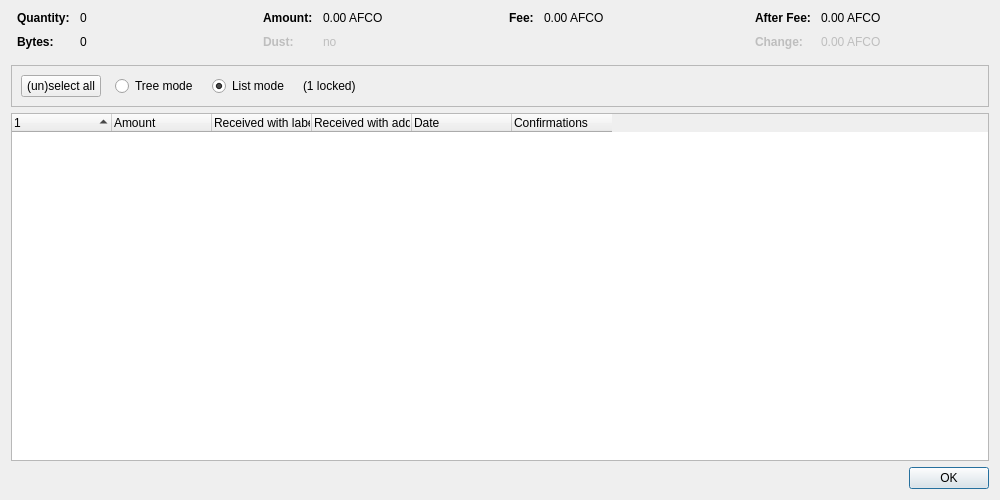
<?xml version="1.0" encoding="UTF-8"?>
<ui version="4.0">
 <class>CoinControlDialog</class>
 <widget class="QDialog" name="CoinControlDialog">
  <property name="geometry">
   <rect>
    <x>0</x>
    <y>0</y>
    <width>1000</width>
    <height>500</height>
   </rect>
  </property>
  <property name="windowTitle">
   <string>Coin Selection</string>
  </property>
  <layout class="QVBoxLayout" name="verticalLayout">
   <item>
    <layout class="QHBoxLayout" name="horizontalLayoutTop" stretch="0,0,0,0">
     <property name="topMargin">
      <number>0</number>
     </property>
     <property name="bottomMargin">
      <number>10</number>
     </property>
     <item>
      <layout class="QFormLayout" name="formLayoutCoinControl1">
       <property name="horizontalSpacing">
        <number>10</number>
       </property>
       <property name="verticalSpacing">
        <number>10</number>
       </property>
       <property name="leftMargin">
        <number>6</number>
       </property>
       <property name="rightMargin">
        <number>6</number>
       </property>
       <item row="0" column="0">
        <widget class="QLabel" name="labelCoinControlQuantityText">
         <property name="font">
          <font>
           <weight>75</weight>
           <bold>true</bold>
          </font>
         </property>
         <property name="text">
          <string>Quantity:</string>
         </property>
        </widget>
       </item>
       <item row="0" column="1">
        <widget class="QLabel" name="labelCoinControlQuantity">
         <property name="cursor">
          <cursorShape>IBeamCursor</cursorShape>
         </property>
         <property name="contextMenuPolicy">
          <enum>Qt::ActionsContextMenu</enum>
         </property>
         <property name="text">
          <string notr="true">0</string>
         </property>
         <property name="textInteractionFlags">
          <set>Qt::LinksAccessibleByMouse|Qt::TextSelectableByKeyboard|Qt::TextSelectableByMouse</set>
         </property>
        </widget>
       </item>
       <item row="1" column="0">
        <widget class="QLabel" name="labelCoinControlBytesText">
         <property name="font">
          <font>
           <weight>75</weight>
           <bold>true</bold>
          </font>
         </property>
         <property name="text">
          <string>Bytes:</string>
         </property>
        </widget>
       </item>
       <item row="1" column="1">
        <widget class="QLabel" name="labelCoinControlBytes">
         <property name="cursor">
          <cursorShape>IBeamCursor</cursorShape>
         </property>
         <property name="contextMenuPolicy">
          <enum>Qt::ActionsContextMenu</enum>
         </property>
         <property name="text">
          <string notr="true">0</string>
         </property>
         <property name="textInteractionFlags">
          <set>Qt::LinksAccessibleByMouse|Qt::TextSelectableByKeyboard|Qt::TextSelectableByMouse</set>
         </property>
        </widget>
       </item>
      </layout>
     </item>
     <item>
      <layout class="QFormLayout" name="formLayoutCoinControl2">
       <property name="horizontalSpacing">
        <number>10</number>
       </property>
       <property name="verticalSpacing">
        <number>10</number>
       </property>
       <property name="leftMargin">
        <number>6</number>
       </property>
       <property name="rightMargin">
        <number>6</number>
       </property>
       <item row="0" column="0">
        <widget class="QLabel" name="labelCoinControlAmountText">
         <property name="font">
          <font>
           <weight>75</weight>
           <bold>true</bold>
          </font>
         </property>
         <property name="text">
          <string>Amount:</string>
         </property>
        </widget>
       </item>
       <item row="0" column="1">
        <widget class="QLabel" name="labelCoinControlAmount">
         <property name="cursor">
          <cursorShape>IBeamCursor</cursorShape>
         </property>
         <property name="contextMenuPolicy">
          <enum>Qt::ActionsContextMenu</enum>
         </property>
         <property name="text">
          <string notr="true">0.00 AFCO</string>
         </property>
         <property name="textInteractionFlags">
          <set>Qt::LinksAccessibleByMouse|Qt::TextSelectableByKeyboard|Qt::TextSelectableByMouse</set>
         </property>
        </widget>
       </item>
       <item row="1" column="0">
        <widget class="QLabel" name="labelCoinControlLowOutputText">
         <property name="enabled">
          <bool>false</bool>
         </property>
         <property name="font">
          <font>
           <weight>75</weight>
           <bold>true</bold>
          </font>
         </property>
         <property name="text">
          <string>Dust:</string>
         </property>
        </widget>
       </item>
       <item row="1" column="1">
        <widget class="QLabel" name="labelCoinControlLowOutput">
         <property name="enabled">
          <bool>false</bool>
         </property>
         <property name="cursor">
          <cursorShape>IBeamCursor</cursorShape>
         </property>
         <property name="contextMenuPolicy">
          <enum>Qt::ActionsContextMenu</enum>
         </property>
         <property name="text">
          <string notr="true">no</string>
         </property>
         <property name="textInteractionFlags">
          <set>Qt::LinksAccessibleByMouse|Qt::TextSelectableByKeyboard|Qt::TextSelectableByMouse</set>
         </property>
        </widget>
       </item>
      </layout>
     </item>
     <item>
      <layout class="QFormLayout" name="formLayoutCoinControl3">
       <property name="horizontalSpacing">
        <number>10</number>
       </property>
       <property name="verticalSpacing">
        <number>10</number>
       </property>
       <property name="leftMargin">
        <number>6</number>
       </property>
       <property name="rightMargin">
        <number>6</number>
       </property>
       <item row="0" column="0">
        <widget class="QLabel" name="labelCoinControlFeeText">
         <property name="font">
          <font>
           <weight>75</weight>
           <bold>true</bold>
          </font>
         </property>
         <property name="text">
          <string>Fee:</string>
         </property>
        </widget>
       </item>
       <item row="0" column="1">
        <widget class="QLabel" name="labelCoinControlFee">
         <property name="cursor">
          <cursorShape>IBeamCursor</cursorShape>
         </property>
         <property name="contextMenuPolicy">
          <enum>Qt::ActionsContextMenu</enum>
         </property>
         <property name="text">
          <string notr="true">0.00 AFCO</string>
         </property>
         <property name="textInteractionFlags">
          <set>Qt::LinksAccessibleByMouse|Qt::TextSelectableByKeyboard|Qt::TextSelectableByMouse</set>
         </property>
        </widget>
       </item>
      </layout>
     </item>
     <item>
      <layout class="QFormLayout" name="formLayoutCoinControl4">
       <property name="horizontalSpacing">
        <number>10</number>
       </property>
       <property name="verticalSpacing">
        <number>10</number>
       </property>
       <property name="leftMargin">
        <number>6</number>
       </property>
       <property name="rightMargin">
        <number>6</number>
       </property>
       <item row="0" column="0">
        <widget class="QLabel" name="labelCoinControlAfterFeeText">
         <property name="font">
          <font>
           <weight>75</weight>
           <bold>true</bold>
          </font>
         </property>
         <property name="text">
          <string>After Fee:</string>
         </property>
        </widget>
       </item>
       <item row="0" column="1">
        <widget class="QLabel" name="labelCoinControlAfterFee">
         <property name="cursor">
          <cursorShape>IBeamCursor</cursorShape>
         </property>
         <property name="contextMenuPolicy">
          <enum>Qt::ActionsContextMenu</enum>
         </property>
         <property name="text">
          <string notr="true">0.00 AFCO</string>
         </property>
         <property name="textInteractionFlags">
          <set>Qt::LinksAccessibleByMouse|Qt::TextSelectableByKeyboard|Qt::TextSelectableByMouse</set>
         </property>
        </widget>
       </item>
       <item row="1" column="0">
        <widget class="QLabel" name="labelCoinControlChangeText">
         <property name="enabled">
          <bool>false</bool>
         </property>
         <property name="font">
          <font>
           <weight>75</weight>
           <bold>true</bold>
          </font>
         </property>
         <property name="text">
          <string>Change:</string>
         </property>
        </widget>
       </item>
       <item row="1" column="1">
        <widget class="QLabel" name="labelCoinControlChange">
         <property name="enabled">
          <bool>false</bool>
         </property>
         <property name="cursor">
          <cursorShape>IBeamCursor</cursorShape>
         </property>
         <property name="contextMenuPolicy">
          <enum>Qt::ActionsContextMenu</enum>
         </property>
         <property name="text">
          <string notr="true">0.00 AFCO</string>
         </property>
         <property name="textInteractionFlags">
          <set>Qt::LinksAccessibleByMouse|Qt::TextSelectableByKeyboard|Qt::TextSelectableByMouse</set>
         </property>
        </widget>
       </item>
      </layout>
     </item>
    </layout>
   </item>
   <item>
    <widget class="QFrame" name="frame">
     <property name="minimumSize">
      <size>
       <width>0</width>
       <height>40</height>
      </size>
     </property>
     <property name="frameShape">
      <enum>QFrame::StyledPanel</enum>
     </property>
     <property name="frameShadow">
      <enum>QFrame::Sunken</enum>
     </property>
     <layout class="QHBoxLayout" name="horizontalLayout">
      <item>
       <layout class="QHBoxLayout" name="horizontalLayoutPanel" stretch="0,0,0,0,0">
        <property name="spacing">
         <number>14</number>
        </property>
        <item>
         <widget class="QPushButton" name="pushButtonSelectAll">
          <property name="sizePolicy">
           <sizepolicy hsizetype="Maximum" vsizetype="Fixed">
            <horstretch>0</horstretch>
            <verstretch>0</verstretch>
           </sizepolicy>
          </property>
          <property name="text">
           <string>(un)select all</string>
          </property>
          <property name="autoDefault">
           <bool>false</bool>
          </property>
         </widget>
        </item>
        <item>
         <widget class="QRadioButton" name="radioTreeMode">
          <property name="sizePolicy">
           <sizepolicy hsizetype="Maximum" vsizetype="Fixed">
            <horstretch>0</horstretch>
            <verstretch>0</verstretch>
           </sizepolicy>
          </property>
          <property name="text">
           <string>Tree mode</string>
          </property>
         </widget>
        </item>
        <item>
         <widget class="QRadioButton" name="radioListMode">
          <property name="sizePolicy">
           <sizepolicy hsizetype="Maximum" vsizetype="Fixed">
            <horstretch>0</horstretch>
            <verstretch>0</verstretch>
           </sizepolicy>
          </property>
          <property name="text">
           <string>List mode</string>
          </property>
          <property name="checked">
           <bool>true</bool>
          </property>
         </widget>
        </item>
        <item>
         <widget class="QLabel" name="labelLocked">
          <property name="text">
           <string notr="true">(1 locked)</string>
          </property>
         </widget>
        </item>
        <item>
         <spacer name="horizontalSpacer">
          <property name="orientation">
           <enum>Qt::Horizontal</enum>
          </property>
          <property name="sizeHint" stdset="0">
           <size>
            <width>40</width>
            <height>20</height>
           </size>
          </property>
         </spacer>
        </item>
       </layout>
      </item>
     </layout>
    </widget>
   </item>
   <item>
    <widget class="CoinControlTreeWidget" name="treeWidget">
     <property name="contextMenuPolicy">
      <enum>Qt::CustomContextMenu</enum>
     </property>
     <property name="sortingEnabled">
      <bool>false</bool>
     </property>
     <property name="columnCount">
      <number>6</number>
     </property>
     <attribute name="headerShowSortIndicator" stdset="0">
      <bool>true</bool>
     </attribute>
     <attribute name="headerStretchLastSection">
      <bool>false</bool>
     </attribute>
     <column>
      <property name="text">
       <string/>
      </property>
     </column>
     <column>
      <property name="text">
       <string>Amount</string>
      </property>
     </column>
     <column>
      <property name="text">
       <string>Received with label</string>
      </property>
     </column>
     <column>
      <property name="text">
       <string>Received with address</string>
      </property>
     </column>
     <column>
      <property name="text">
       <string>Date</string>
      </property>
     </column>
     <column>
      <property name="text">
       <string>Confirmations</string>
      </property>
      <property name="toolTip">
       <string>Confirmed</string>
      </property>
     </column>
     <column>
      <property name="text">
       <string/>
      </property>
     </column>
     <column>
      <property name="text">
       <string/>
      </property>
     </column>
     <column>
      <property name="text">
       <string/>
      </property>
     </column>
     <column>
      <property name="text">
       <string/>
      </property>
     </column>
    </widget>
   </item>
   <item>
    <widget class="QDialogButtonBox" name="buttonBox">
     <property name="orientation">
      <enum>Qt::Horizontal</enum>
     </property>
     <property name="standardButtons">
      <set>QDialogButtonBox::Ok</set>
     </property>
    </widget>
   </item>
  </layout>
 </widget>
 <customwidgets>
  <customwidget>
   <class>CoinControlTreeWidget</class>
   <extends>QTreeWidget</extends>
   <header>qt/coincontroltreewidget.h</header>
  </customwidget>
 </customwidgets>
 <resources/>
 <connections/>
</ui>
